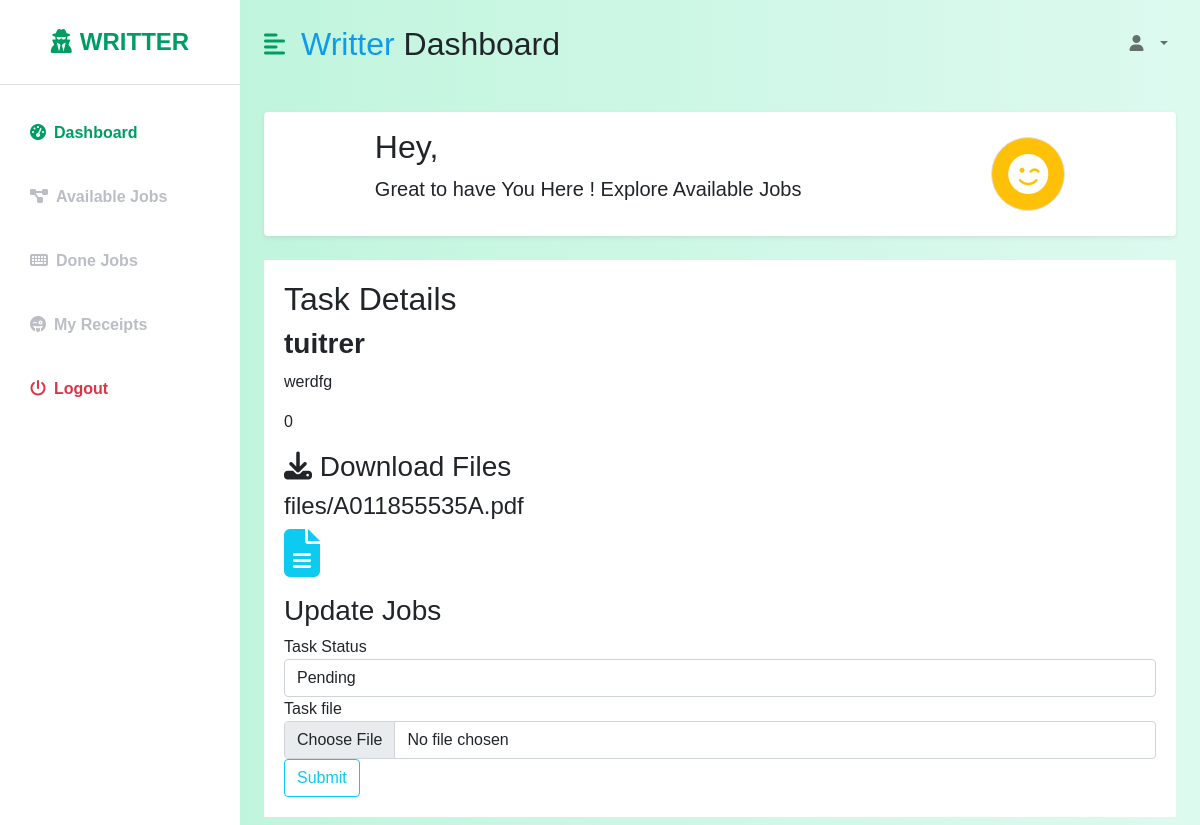
/app/writter/view/1, run on the app's committed database.
### app/models.py (models this page shows, shortened)
class Task(models.Model):
    id = models.AutoField(primary_key=True)
    title = models.CharField(max_length=100,default='',null=True,blank=True)
    description = models.TextField(default='',null=True,blank=True)
    file = models.FileField(upload_to='files/',default='',null=True)
    client_amount = models.IntegerField(default=0,null=True,blank=True)
    admin_amount = models.IntegerField(default=0,   null=True,blank=True)
    due_date = models.DateField(default='',null=True,blank=True)
    status = models.CharField(max_length=100,default='',null=True,blank=True)

### app/views.py (the view, shortened to what this page needs)
# urls.py: path('writter/view/<int:id>',views.writerForm,name='view'),
def writerForm(request,id):
    tasks = Task.objects.get(id=id)
    context = {
            'tasks': tasks,
            'form': WritterForm()
        }
    return render(request,'writter/view.html',context)

### app/forms.py
class WritterForm(forms.Form):
       status = forms.ChoiceField(
        choices=GEEKS_CHOICES,
        widget=forms.Select(
            attrs={
                'class': 'form-control',
                'placeholder':'status',
            }
        )
    )
       file = forms.FileField(
        widget=forms.FileInput(
            attrs={
                'class': 'form-control',
                'placeholder':'file',
            }
        )
    )
       class Meta:
            model = Task
            fields = ['status', 'file']

### templates/writter/view.html (shortened to what this page needs)
{% load static %}
<!DOCTYPE html>
<html lang="en">
  <head>
    <link
      rel="stylesheet"
      href="https://cdnjs.cloudflare.com/ajax/libs/font-awesome/6.1.2/css/all.min.css"
    />
    <link
      href="https://cdn.jsdelivr.net/npm/bootstrap@5.0.2/dist/css/bootstrap.min.css"
      rel="stylesheet"
    />
     <link
     rel="stylesheet"
     type="text/css"
     href="{% static 'dashboard.css' %}"
   />
  </head>
  <body>
    <div class="d-flex" id="wrapper">
        <div class="bg-white" id="sidebar-wrapper">
            <div class="sidebar-heading text-center py-4 primary-text fs-4 fw-bold text-uppercase border-bottom"><i
                    class="fas fa-user-secret me-2"></i>Writter</div>
            <div class="list-group list-group-flush my-3">
                <a href="#" class="list-group-item list-group-item-action bg-transparent second-text active"><i
                        class="fas fa-tachometer-alt me-2"></i>Dashboard</a>
                <a href="#" class="list-group-item list-group-item-action bg-transparent second-text fw-bold"><i
                        class="fas fa-project-diagram me-2"></i>Available Jobs</a>
                <a href="#" class="list-group-item list-group-item-action bg-transparent second-text fw-bold">
                    <i class="fa-solid fa-keyboard me-2"></i>Done Jobs</a>
                <a href="#" class="list-group-item list-group-item-action bg-transparent second-text fw-bold">
                    <i class="fa-solid fa-face-grin-tongue-wink me-2" ></i>My Receipts</a>
                <a href="{% url 'logout' %}" class="list-group-item list-group-item-action bg-transparent text-danger fw-bold"><i
                        class="fas fa-power-off me-2"></i>Logout</a>
            </div>
        </div>
        <div id="page-content-wrapper">
            <nav class="navbar navbar-expand-lg navbar-light bg-transparent py-4 px-4">
                <div class="d-flex align-items-center">
                    <i class="fas fa-align-left primary-text fs-4 me-3" id="menu-toggle"></i>
                    <h2 class="fs-2 m-0"><span class="client">Writter</span> Dashboard</h2>
                </div>
                <div class="collapse navbar-collapse" id="navbarSupportedContent">
                    <ul class="navbar-nav ms-auto mb-2 mb-lg-0">
                        <li class="nav-item dropdown">
                            <a class="nav-link dropdown-toggle second-text fw-bold" href="#" id="navbarDropdown"
                                role="button" data-bs-toggle="dropdown" aria-expanded="false">
                                <i class="fas fa-user me-2"></i> {{user.username}}
                            </a>
                        </li>
                    </ul>
                </div>
            </nav>
            <div class="container-fluid px-4">
                <div class="row g-3 my-2">
                    <div class="col-md-12">
                        <div class="p-3 bg-white shadow-sm d-flex justify-content-around align-items-center rounded">
                            <div>
                                <h3 class="fs-2">Hey, {{user.username}}</h3>
                                <p class="fs-5">Great to have You Here ! Explore Available Jobs</p>
                            </div>
                            <i class="fa-solid fa-face-smile-wink fs-1 text-white border rounded-full bg-warning p-3"></i>
                        </div>
                    </div>
                </div>
                <div class="row g-3 my-2">
                <div class="col-md-12">
                    <div class="card">
                        <div class="card-body">
                            <h2>Task Details</h2>
                            <h3 class="card-title">{{tasks.title}}</h3>
                            <p class="card-text">{{tasks.description}}</p>
                            <p class="card-text">{{tasks.admin_amount}}</p>
                            <div class="mt-2">
                            <h3><i class="fas fa-download"></i> Download Files</h3>
                            <h4>{{tasks.file}}</h4>
                            <p class="mt-2"> <a class="text-info" href="{{ tasks.file.url}}">   <i class="fas fa-file-alt fa-3x"></i></a></p>
                            <h3>Update Jobs</h3>
                            <form method="POST" enctype="multipart/form-data">
                                <div class="form-group">
                                    <label for="">Task Status</label>
                                    {{ form.status }}
                                </div>
                                <div class="form-group">
                                    <label for="task_name">Task file</label>
                                    {{ form.file }}
                                </div>
                                <button class="btn btn-outline-info">Submit</button>
                            </form>
                            </div>
                        </div>
                    </div>
                </div>
                </div>
                </div>
            </div>
        </div>
</body>
</html>

### static/dashboard.css (style rules this page uses)
:root { --main-bg-color: #009d63; --main-text-color: #009d63; --second-text-color: #bbbec5; --second-bg-color: #c1efde; }
.primary-text { color: var(--main-text-color); }
.second-text { color: var(--second-text-color); }
.rounded-full { border-radius: 100%; }
#wrapper { overflow-x: hidden; background-image: linear-gradient( to right, #baf3d7, #c2f5de, #cbf7e4, #d4f8ea, #ddfaef ); }
#sidebar-wrapper { min-height: 100vh; margin-left: -15rem; -webkit-transition: margin 0.25s ease-out; -moz-transition: margin 0.25s ease-out; -o-transition: margin 0.25s ease-out; transition: margin 0.25s ease-out; }
#sidebar-wrapper .sidebar-heading { padding: 0.875rem 1.25rem; font-size: 1.2rem; }
#sidebar-wrapper .list-group { width: 15rem; }
#page-content-wrapper { min-width: 100vw; }
#menu-toggle { cursor: pointer; }
.list-group-item { border: none; padding: 20px 30px; }
.list-group-item.active { background-color: transparent; color: var(--main-text-color); font-weight: bold; border: none; }
@media (min-width: 768px) { #sidebar-wrapper { margin-left: 0; } }
@media (min-width: 768px) { #page-content-wrapper { min-width: 0; width: 100%; } }
.client { color: rgb(15, 154, 235); }
body { font-family: 'Calibri', sans-serif !important }
.card { position: relative; display: -webkit-box; display: -ms-flexbox; display: flex; -webkit-box-orient: vertical; -webkit-box-direction: normal; -ms-flex-direction: column; flex-direction: column; min-width: 0; word-wrap: break-word; background-color: #fff; background-clip: border-box; border: 0px solid transparent; border-radius: 0px; }
.card-body { -webkit-box-flex: 1; -ms-flex: 1 1 auto; flex: 1 1 auto; padding: 1.25rem; }
.card .card-title { position: relative; font-weight: 600; margin-bottom: 10px; }
* { outline: none; }

### data on the page
Task: title "tuitrer", description "werdfg", admin_amount "0", file "files/A011855535A.pdf"
